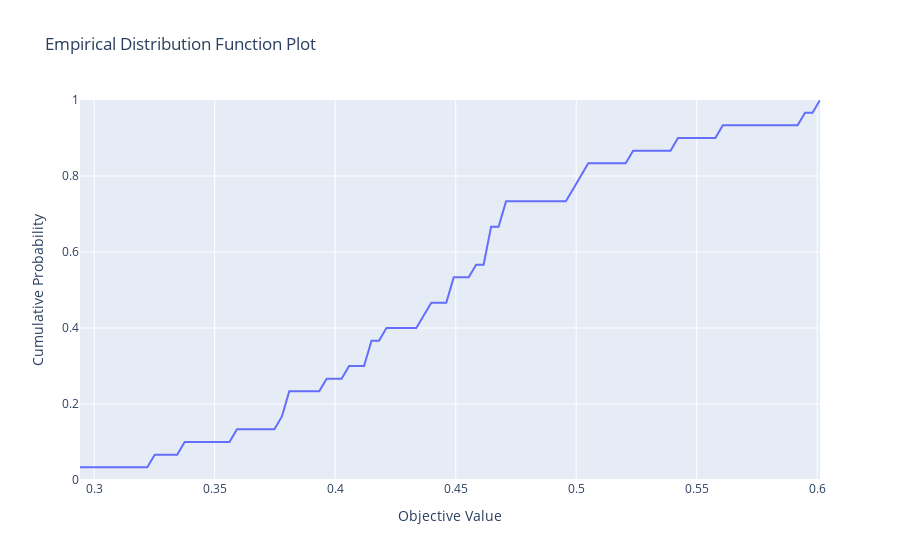

Write notebook code for a chart like this one.
### Code cell
#Visualize empirical distribution function
optuna.visualization.plot_edf(study)
